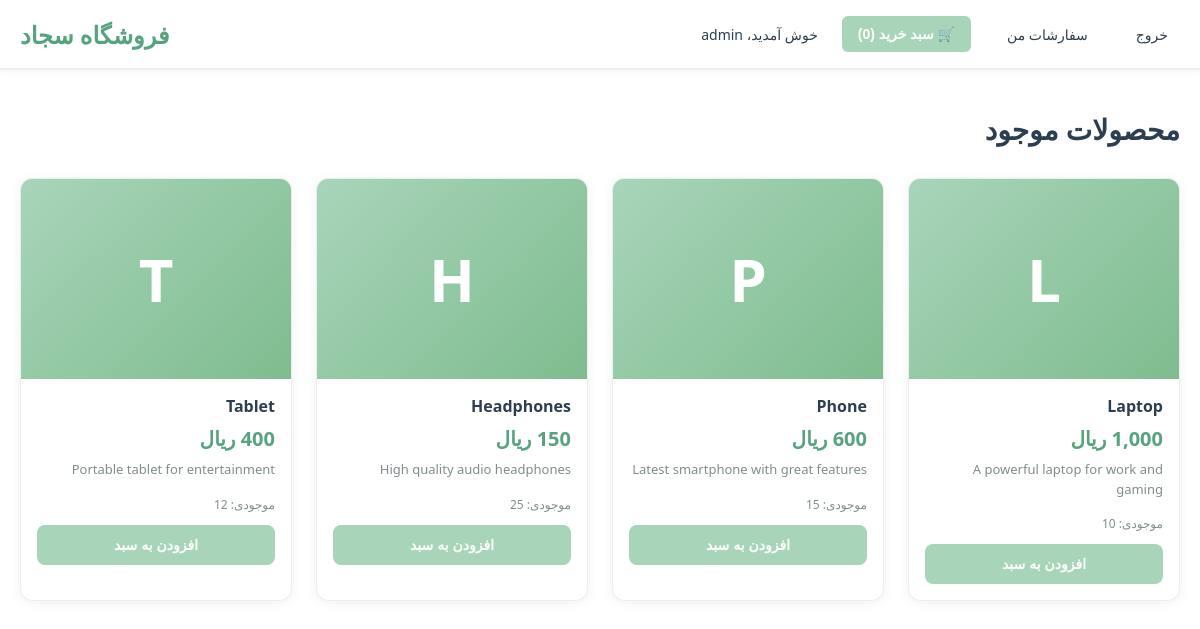
/customer.php (signed in), run on the app's committed database.
### tables this page shows
CREATE TABLE products (
    id INT AUTO_INCREMENT PRIMARY KEY,
    name VARCHAR(255) NOT NULL,
    price DECIMAL(10, 2) NOT NULL,
    description TEXT,
    stock INT DEFAULT 0,
    image VARCHAR(255),
    created_at TIMESTAMP DEFAULT CURRENT_TIMESTAMP
);

### customer.php (the view, shortened to what this page needs)
<?php
include 'config.php';
$products = $pdo->query("SELECT * FROM products WHERE stock > 0")->fetchAll();
?>
<!DOCTYPE html>
<html lang="fa">
<head>
    <link rel="stylesheet" href="style.css">
</head>
<body dir="rtl">
    <nav class="navbar">
        <div class="navbar-container">
            <h1 class="navbar-title">فروشگاه سجاد</h1>
            <div class="navbar-right">
                <span class="welcome">خوش آمدید، <?php echo htmlspecialchars($_SESSION['username']); ?></span>
                <button id="cart-btn" class="cart-btn">🛒 سبد خرید (<span id="cart-count">0</span>)</button>
                <a href="my-orders.php" class="nav-link">سفارشات من</a>
                <a href="logout.php" class="nav-link">خروج</a>
            </div>
        </div>
    </nav>
    <div class="container">
        <h2>محصولات موجود</h2>
        <div class="products-grid">
            <?php foreach ($products as $product): ?>
                <div class="product-card">
                    <div class="product-image">
                        <?php if ($product['image'] && file_exists('uploads/' . $product['image'])): ?>
                            <img src="uploads/<?php echo htmlspecialchars($product['image']); ?>" alt="<?php echo htmlspecialchars($product['name']); ?>">
                        <?php else: ?>
                            <div class="image-placeholder"><?php echo strtoupper(substr($product['name'], 0, 1)); ?></div>
                        <?php endif; ?>
                    </div>
                    <h3><?php echo htmlspecialchars($product['name']); ?></h3>
                    <p class="product-price"><?php echo number_format($product['price'], 0); ?> ریال</p>
                    <p class="product-description"><?php echo htmlspecialchars($product['description']); ?></p>
                    <p class="stock">موجودی: <?php echo $product['stock']; ?></p>
                    <button class="btn btn-primary" onclick="addToCart(<?php echo $product['id']; ?>, '<?php echo addslashes(htmlspecialchars($product['name'])); ?>', <?php echo $product['price']; ?>)">
                        افزودن به سبد
                    </button>
                </div>
            <?php endforeach; ?>
        </div>
    </div>
</body>
</html>

### style.css (style rules this page uses)
* { margin: 0; padding: 0; box-sizing: border-box; }
:root { --primary-green: #A8D5BA; --secondary-green: #7FBC8F; --dark-green: #56A37D; --light-bg: #F8FAFA; --border-color: #E8F0ED; --text-dark: #2C3E50; --text-light: #7F8C8D; }
body { font-family: 'Segoe UI', 'Helvetica Neue', sans-serif; background: white; min-height: 100vh; color: var(--text-dark); }
[dir="rtl"] { direction: rtl; text-align: right; }
[dir="rtl"] .navbar-right { flex-direction: row-reverse; }
[dir="rtl"] .navbar-container { flex-direction: row-reverse; }
.navbar { background: white; border-bottom: 2px solid var(--border-color); padding: 0; margin-bottom: 0; box-shadow: 0 2px 8px rgba(0, 0, 0, 0.04); }
.navbar-container { max-width: 1200px; margin: 0 auto; display: flex; justify-content: space-between; align-items: center; padding: 16px 20px; }
.navbar-title { font-size: 24px; font-weight: 700; color: var(--dark-green); margin: 0; }
.navbar-right { display: flex; gap: 24px; align-items: center; }
.welcome { font-weight: 500; color: var(--text-dark); font-size: 14px; }
.nav-link { text-decoration: none; color: var(--text-dark); font-weight: 500; transition: all 0.3s ease; padding: 8px 12px; border-radius: 6px; font-size: 14px; }
.cart-btn { background: var(--primary-green); color: white; border: none; padding: 10px 16px; border-radius: 6px; cursor: pointer; font-weight: 600; transition: all 0.3s ease; font-size: 14px; }
.container { max-width: 1200px; margin: 0 auto; padding: 40px 20px; }
.container h2 { font-size: 28px; color: var(--text-dark); margin-bottom: 30px; font-weight: 600; }
.btn { padding: 12px 24px; border: none; border-radius: 8px; font-size: 14px; font-weight: 600; cursor: pointer; transition: all 0.3s ease; background: var(--primary-green); color: white; }
.btn-primary { background: var(--primary-green); color: white; }
.products-grid { display: grid; grid-template-columns: repeat(auto-fill, minmax(220px, 1fr)); gap: 24px; margin-top: 30px; }
.product-card { background: white; border-radius: 12px; overflow: hidden; box-shadow: 0 2px 12px rgba(0, 0, 0, 0.06); transition: all 0.3s ease; border: 1px solid var(--border-color); }
.product-image { height: 200px; background: linear-gradient(135deg, var(--primary-green) 0%, var(--secondary-green) 100%); display: flex; align-items: center; justify-content: center; position: relative; overflow: hidden; }
.image-placeholder { font-size: 60px; color: white; font-weight: bold; }
.product-card h3 { padding: 16px 16px 8px; font-size: 16px; color: var(--text-dark); font-weight: 600; }
.product-price { padding: 0 16px; font-size: 20px; font-weight: 700; color: var(--dark-green); }
.product-description { padding: 8px 16px; font-size: 13px; color: var(--text-light); margin-bottom: 8px; line-height: 1.5; }
.stock { padding: 0 16px; font-size: 12px; color: var(--text-light); margin-bottom: 12px; }
.product-card .btn { width: calc(100% - 32px); margin: 0 16px 16px; }

### data on the page
products: name "L", name "Laptop", description "A powerful laptop for work and gaming", stock "10"
products: name "P", name "Phone", description "Latest smartphone with great features", stock "15"
products: name "H", name "Headphones", description "High quality audio headphones", stock "25"
products: name "T", name "Tablet", description "Portable tablet for entertainment", stock "12"

### other printed values
$_SESSION['username'] "admin"
